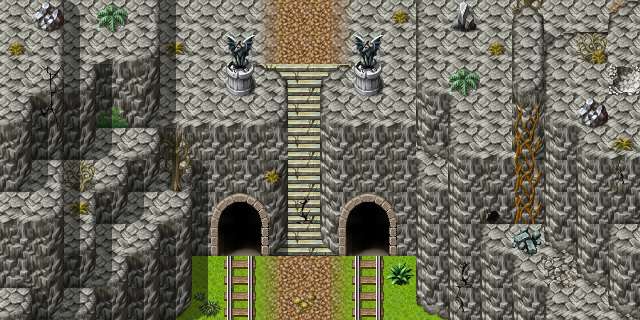

Tiled map render using the project's own tile images. Description and the map definition, with tile-layer contents summarised, below:
An orthogonal 20x10 tile map with 32x32 px tiles, 3 tile layers (Ground, Objects, Above), 1 hidden layer not drawn, 11 tilesets and 6 objects (4x mapchange, 2x spawn).

<map version="1.0" orientation="orthogonal" width="20" height="10" tilewidth="32" tileheight="32">
    <properties>
        <property name="outdoors" value="1" />
    </properties>
    <tileset firstgid="1" name="map_3" tilewidth="32" tileheight="32">
        <image source="../drawable/map_3.png" width="256" height="256" />
    </tileset>
    <tileset firstgid="65" name="map_4" tilewidth="32" tileheight="32">
        <image source="../drawable/map_4.png" width="256" height="256" />
    </tileset>
    <tileset firstgid="129" name="map_6" tilewidth="32" tileheight="32">
        <image source="../drawable/map_6.png" width="256" height="256" />
    </tileset>
    <tileset firstgid="193" name="map_12" tilewidth="32" tileheight="32">
        <image source="../drawable/map_12.png" width="256" height="256" />
    </tileset>
    <tileset firstgid="257" name="map_0" tilewidth="32" tileheight="32">
        <image source="../drawable/map_0.png" width="256" height="256" />
    </tileset>
    <tileset firstgid="321" name="map_1" tilewidth="32" tileheight="32">
        <image source="../drawable/map_1.png" width="256" height="256" />
    </tileset>
    <tileset firstgid="385" name="map_9" tilewidth="32" tileheight="32">
        <image source="../drawable/map_9.png" width="256" height="256" />
    </tileset>
    <tileset firstgid="449" name="map_5" tilewidth="32" tileheight="32">
        <image source="../drawable/map_5.png" width="256" height="256" />
    </tileset>
    <tileset firstgid="513" name="map_13" tilewidth="32" tileheight="32">
        <image source="../drawable/map_13.png" width="256" height="256" />
    </tileset>
    <tileset firstgid="577" name="map_2" tilewidth="32" tileheight="32">
        <image source="../drawable/map_2.png" width="256" height="256" />
    </tileset>
    <tileset firstgid="641" name="map_7" tilewidth="32" tileheight="32">
        <image source="../drawable/map_7.png" width="256" height="256" />
    </tileset>
    <layer name="Ground" width="20" height="10">
        <data>[200 cells, 200 non-empty, 20 distinct tile ids]</data>
    </layer>
    <layer name="Objects" width="20" height="10">
        <data>[200 cells, 78 non-empty, 42 distinct tile ids]</data>
    </layer>
    <layer name="Above" width="20" height="10">
        <data>[200 cells, 51 non-empty, 10 distinct tile ids]</data>
    </layer>
    <layer name="Walkable" width="20" height="10" visible="0">
        <data>[200 cells, 163 non-empty, 1 distinct tile ids]</data>
    </layer>
    <objectgroup name="Mapevents" visible="0">
        <object name="south" type="mapchange" x="192" y="288" width="224" height="32">
            <properties>
                <property name="map" value="blackwater_mountain2" />
                <property name="place" value="north" />
            </properties>
        </object>
        <object name="north" type="mapchange" x="160" y="0" width="256" height="32">
            <properties>
                <property name="map" value="blackwater_mountain4" />
                <property name="place" value="south" />
            </properties>
        </object>
        <object name="entrance3" type="mapchange" x="352" y="224" width="32" height="32">
            <properties>
                <property name="map" value="blackwater_mountain4a" />
                <property name="place" value="south3" />
            </properties>
        </object>
        <object name="entrance2" type="mapchange" x="224" y="224" width="32" height="32">
            <properties>
                <property name="map" value="blackwater_mountain4a" />
                <property name="place" value="south2" />
            </properties>
        </object>
    </objectgroup>
    <objectgroup name="Spawn" visible="0">
        <object name="gornaud_1" type="spawn" x="256" y="128" width="96" height="128">
            <properties>
                <property name="spawngroup" value="gornaud_1" />
            </properties>
        </object>
        <object name="gornaud_2" type="spawn" x="256" y="64" width="96" height="128">
            <properties>
                <property name="quantity" value="2" />
                <property name="spawngroup" value="gornaud_2" />
            </properties>
        </object>
    </objectgroup>
    <objectgroup name="Keys" />
</map>
